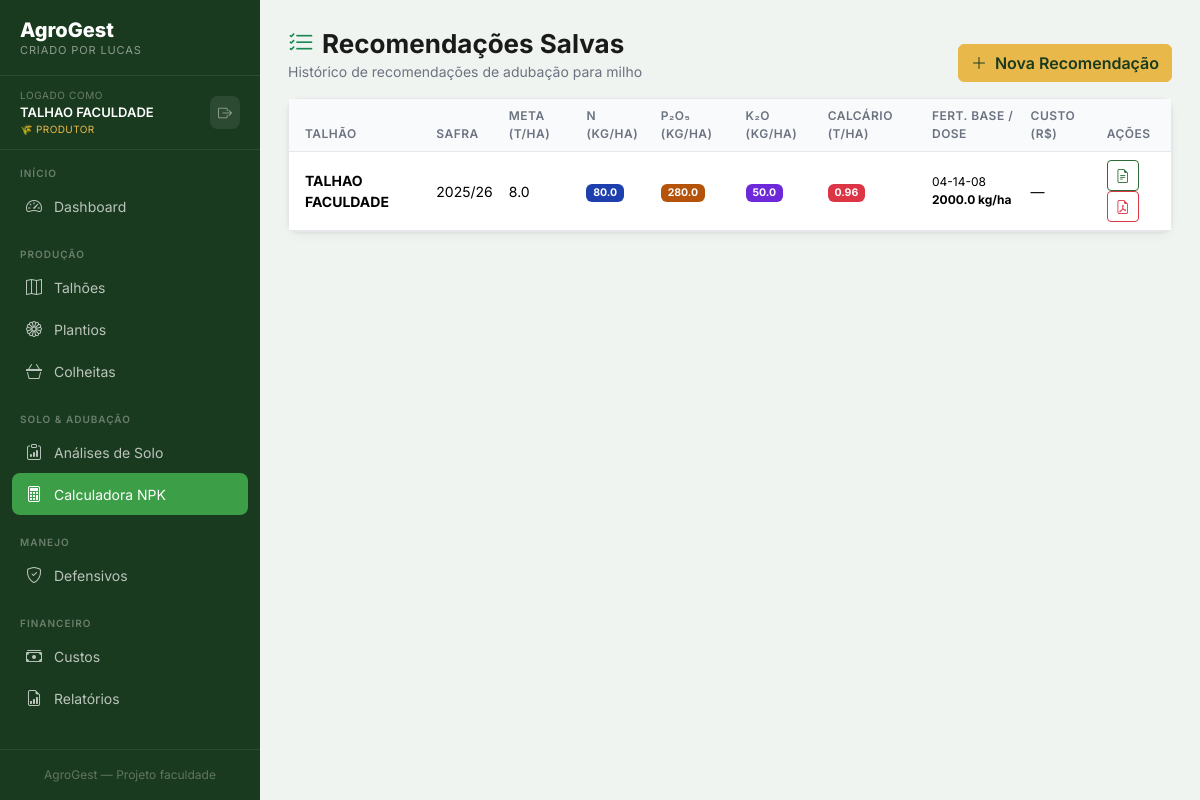
Page /adubacao/recomendacoes (signed in) on the committed database.
### tables this page shows
CREATE TABLE talhoes (
    id INTEGER PRIMARY KEY AUTOINCREMENT,
    usuario_id INTEGER NOT NULL,            -- ← isolamento por usuário
    nome TEXT NOT NULL,
    area_ha REAL NOT NULL,
    localizacao TEXT,
    tipo_solo TEXT,
    observacoes TEXT,
    criado_em TIMESTAMP DEFAULT CURRENT_TIMESTAMP,
    FOREIGN KEY (usuario_id) REFERENCES usuarios(id)
);

CREATE TABLE recomendacoes_adubacao (
    id INTEGER PRIMARY KEY AUTOINCREMENT,
    talhao_id INTEGER NOT NULL,
    analise_solo_id INTEGER,
    safra TEXT NOT NULL,
    meta_produtividade REAL,
    n_recomendado REAL, p2o5_recomendado REAL,
    k2o_recomendado REAL, necessidade_calcario REAL,
    fertilizante_base TEXT, dose_base REAL,
    fertilizante_cobertura TEXT, dose_cobertura REAL,
    custo_estimado REAL, observacoes TEXT,
    criado_em TIMESTAMP DEFAULT CURRENT_TIMESTAMP,
    FOREIGN KEY (talhao_id) REFERENCES talhoes(id),
    FOREIGN KEY (analise_solo_id) REFERENCES analises_solo(id)
);

### modules/adubacao.py (the view)
@adubacao_bp.route('/recomendacoes')
@login_required
def recomendacoes():
    db = get_db()
    recs = db.execute("""
        SELECT r.*, t.nome as talhao_nome
        FROM recomendacoes_adubacao r
        JOIN talhoes t ON t.id = r.talhao_id
        WHERE t.usuario_id = ?
        ORDER BY r.criado_em DESC
    """, (uid(),)).fetchall()
    return render_template(
        'adubacao/recomendacoes.html',
        recomendacoes=recs
    )

### auth.py (called while the page is built)
def login_required(f):
    @wraps(f)
    def decorated(*args, **kwargs):
        if 'usuario_id' not in session:
            flash('Faça login para continuar.', 'warning')
            return redirect(url_for('auth.login'))
        return f(*args, **kwargs)
    return decorated

### database.py (called while the page is built)
def get_db(app=None):
    from flask import current_app
    if app:
        db = sqlite3.connect(app.config['DATABASE'], detect_types=sqlite3.PARSE_DECLTYPES)
        db.row_factory = sqlite3.Row
        return db
    if 'db' not in g:
        g.db = sqlite3.connect(
            current_app.config['DATABASE'],
            detect_types=sqlite3.PARSE_DECLTYPES
        )
        g.db.row_factory = sqlite3.Row
    return g.db

### modules/adubacao.py (called while the page is built)
def uid():
    return session['usuario_id']

### templates/adubacao/recomendacoes.html (shortened to what this page needs)
{% extends "base.html" %}
{% block content %}
<div class="page-header d-flex justify-content-between align-items-center">
    <div>
        <h1 class="page-title"><i class="bi bi-list-check me-2 text-success"></i>Recomendações Salvas</h1>
        <p class="page-subtitle">Histórico de recomendações de adubação para milho</p>
    </div>
    <a href="{{ url_for('adubacao.nova_recomendacao') }}" class="btn btn-gold">
        <i class="bi bi-plus-lg me-2"></i>Nova Recomendação
    </a>
</div>
<div class="card">
    <div class="card-body p-0">
        {% if recomendacoes %}
        <div class="table-responsive">
            <table class="table table-hover mb-0">
                <thead>
                    <tr>
                        <th class="ps-3">Talhão</th>
                        <th>Safra</th>
                        <th>Meta (t/ha)</th>
                        <th>N (kg/ha)</th>
                        <th>P₂O₅ (kg/ha)</th>
                        <th>K₂O (kg/ha)</th>
                        <th>Calcário (t/ha)</th>
                        <th>Fert. Base / Dose</th>
                        <th>Custo (R$)</th>
                        <th>Ações</th>
                    </tr>
                </thead>
                <tbody>
                    {% for r in recomendacoes %}
                    <tr>
                        <td class="ps-3 fw-bold">{{ r.talhao_nome }}</td>
                        <td>{{ r.safra }}</td>
                        <td>{{ r.meta_produtividade }}</td>
                        <td><span class="badge" style="background:#1e40af">{{ r.n_recomendado }}</span></td>
                        <td><span class="badge" style="background:#b45309">{{ r.p2o5_recomendado }}</span></td>
                        <td><span class="badge" style="background:#6d28d9">{{ r.k2o_recomendado }}</span></td>
                        <td>{% if r.necessidade_calcario > 0 %}<span class="badge bg-danger">{{ r.necessidade_calcario }}</span>{% else %}<span class="text-muted">—</span>{% endif %}</td>
                        <td style="font-size:12px;">{{ r.fertilizante_base }}<br><strong>{{ r.dose_base }} kg/ha</strong></td>
                        <td>{% if r.custo_estimado %}<strong>R$ {{ "%.0f"|format(r.custo_estimado) }}</strong>{% else %}—{% endif %}</td>
                        <td>
                            <a href="{{ url_for('relatorios.relatorio_adubacao', rec_id=r.id) }}"
                               class="btn btn-sm btn-outline-primary" title="Relatório">
                                <i class="bi bi-file-earmark-text"></i>
                            </a>
                            <a href="{{ url_for('relatorios.pdf_adubacao', rec_id=r.id) }}"
                               class="btn btn-sm btn-outline-danger" title="PDF" target="_blank">
                                <i class="bi bi-file-earmark-pdf"></i>
                            </a>
                        </td>
                    </tr>
                    {% endfor %}
                </tbody>
            </table>
        </div>
        {% endif %}
    </div>
</div>
{% endblock %}

### templates/base.html (shortened to what this page needs)
<!DOCTYPE html>
<html lang="pt-BR">
<head>
    <link href="https://cdnjs.cloudflare.com/ajax/libs/bootstrap/5.3.2/css/bootstrap.min.css" rel="stylesheet">
    <link href="https://cdnjs.cloudflare.com/ajax/libs/bootstrap-icons/1.11.3/font/bootstrap-icons.min.css" rel="stylesheet">
</head>
<body>
<nav class="sidebar">
    <a class="sidebar-brand" href="{{ url_for('dashboard.index') }}">
        <div class="brand-name">AgroGest</div>
        <div class="brand-sub">Criado por Lucas</div>
    </a>
    <div class="sidebar-user">
        <div class="sidebar-user-info">
            <div class="sidebar-user-label">Logado como</div>
            <div class="sidebar-user-name">{{ session.get('usuario_nome', 'Usuário') }}</div>
            <div class="sidebar-user-tipo">
                {% if session.get('usuario_tipo') == 'admin' %}
                    ⭐ Administrador
                {% else %}
                    🌾 Produtor
                {% endif %}
            </div>
        </div>
        <a href="{{ url_for('auth.logout') }}" class="btn-logout-sidebar" title="Sair">
            <i class="bi bi-box-arrow-right"></i>
        </a>
    </div>
    <div class="nav-section">
        <div class="nav-section-label">Início</div>
        <a class="nav-link {% if request.endpoint == 'dashboard.index' %}active{% endif %}"
           href="{{ url_for('dashboard.index') }}">
            <i class="bi bi-speedometer2"></i> Dashboard
        </a>
    </div>
    <div class="nav-section">
        <div class="nav-section-label">Produção</div>
        <a class="nav-link {% if 'talhoes' in request.endpoint %}active{% endif %}"
           href="{{ url_for('talhoes.index') }}">
            <i class="bi bi-map"></i> Talhões
        </a>
        <a class="nav-link {% if 'plantio' in request.endpoint %}active{% endif %}"
           href="{{ url_for('plantio.index') }}">
            <i class="bi bi-flower1"></i> Plantios
        </a>
        <a class="nav-link {% if 'colheita' in request.endpoint %}active{% endif %}"
           href="{{ url_for('colheita.index') }}">
            <i class="bi bi-basket3"></i> Colheitas
        </a>
    </div>
    <div class="nav-section">
        <div class="nav-section-label">Solo & Adubação</div>
        <a class="nav-link {% if 'analises' in request.endpoint %}active{% endif %}"
           href="{{ url_for('adubacao.analises') }}">
            <i class="bi bi-clipboard-data"></i> Análises de Solo
        </a>
        <a class="nav-link {% if 'recomendac' in request.endpoint %}active{% endif %}"
           href="{{ url_for('adubacao.recomendacoes') }}">
            <i class="bi bi-calculator"></i> Calculadora NPK
        </a>
    </div>
    <div class="nav-section">
        <div class="nav-section-label">Manejo</div>
        <a class="nav-link {% if 'defensivos' in request.endpoint %}active{% endif %}"
           href="{{ url_for('defensivos.index') }}">
            <i class="bi bi-shield-check"></i> Defensivos
        </a>
    </div>
    <div class="nav-section">
        <div class="nav-section-label">Financeiro</div>
        <a class="nav-link {% if 'custos' in request.endpoint %}active{% endif %}"
           href="{{ url_for('custos.index') }}">
            <i class="bi bi-cash-stack"></i> Custos
        </a>
        <a class="nav-link {% if 'relatorios' in request.endpoint %}active{% endif %}"
           href="{{ url_for('relatorios.index') }}">
            <i class="bi bi-file-earmark-bar-graph"></i> Relatórios
        </a>
    </div>
    <div class="sidebar-footer">
        AgroGest &mdash; Projeto faculdade
    </div>
</nav>
<main class="main-wrapper">
    {% block content %}{% endblock %}
</main>
</body>
</html>

### templates/base.html (style rules this page uses)
:root { --green-deep: #1a3a1f; --green-mid: #2d6a35; --green-bright: #3d9e48; --green-light: #6abf71; --gold: #e8b94a; --gold-light: #f5d87a; --cream: #faf7f0; --soil: #6b4423; --soil-light: #a0714f; --text-dark: #1a1a1a; --text-muted: #6b7280; --border: #e5e7eb; --shadow: 0 1px 3px rgba(0,0,0,.08), 0 4px 12px rgba(0,0,0,.04); --shadow-lg: 0 8px 24px rgba(0,0,0,.10); --radius: 12px; --bottom-nav-h: 64px; }
* { box-sizing: border-box; }
body { font-family: 'Inter', sans-serif; background: #f0f4f0; color: var(--text-dark); min-height: 100vh; }
.sidebar { width: 260px; min-height: 100vh; background: var(--green-deep); position: fixed; top: 0; left: 0; z-index: 1000; display: flex; flex-direction: column; overflow-y: auto; }
.sidebar-brand { padding: 20px 20px 16px; border-bottom: 1px solid rgba(255,255,255,.08); text-decoration: none; display: block; }
.brand-name { font-weight: 800; font-size: 20px; color: #fff; line-height: 1; }
.brand-sub { font-size: 11px; color: rgba(255,255,255,.5); text-transform: uppercase; letter-spacing: .08em; margin-top: 2px; }
.sidebar-user { padding: 12px 20px; border-bottom: 1px solid rgba(255,255,255,.08); display: flex; align-items: center; justify-content: space-between; gap: 8px; }
.sidebar-user-info { flex: 1; min-width: 0; }
.sidebar-user-label { font-size: 10px; color: rgba(255,255,255,.35); text-transform: uppercase; letter-spacing: .06em; }
.sidebar-user-name { font-size: 13px; font-weight: 600; color: #fff; white-space: nowrap; overflow: hidden; text-overflow: ellipsis; }
.sidebar-user-tipo { font-size: 10px; color: var(--gold); text-transform: uppercase; letter-spacing: .04em; }
.btn-logout-sidebar { background: rgba(255,255,255,.08); border: none; border-radius: 8px; color: rgba(255,255,255,.5); padding: 6px 8px; font-size: 14px; cursor: pointer; transition: all .15s; text-decoration: none; display: flex; align-items: center; }
.nav-section { padding: 16px 12px 4px; }
.nav-section-label { font-size: 10px; font-weight: 600; text-transform: uppercase; letter-spacing: .1em; color: rgba(255,255,255,.35); padding: 0 8px; margin-bottom: 4px; }
.sidebar .nav-link { display: flex; align-items: center; gap: 10px; padding: 9px 12px; border-radius: 8px; color: rgba(255,255,255,.7); font-size: 14px; font-weight: 400; text-decoration: none; transition: all .15s; }
.sidebar .nav-link.active { background: var(--green-bright); color: #fff; }
.sidebar .nav-link i { font-size: 16px; width: 20px; text-align: center; }
.sidebar-footer { margin-top: auto; padding: 16px; border-top: 1px solid rgba(255,255,255,.08); font-size: 12px; color: rgba(255,255,255,.3); text-align: center; }
.main-wrapper { margin-left: 260px; padding: 28px; min-height: 100vh; }
.page-title { font-weight: 700; font-size: 26px; color: var(--text-dark); margin: 0; }
.page-subtitle { color: var(--text-muted); font-size: 14px; margin-top: 2px; }
.card { background: #fff; border: 1px solid var(--border); border-radius: var(--radius); box-shadow: var(--shadow); }
.table { font-size: 14px; }
.table th { font-weight: 600; font-size: 12px; text-transform: uppercase; letter-spacing: .04em; color: var(--text-muted); background: #f9fafb; border-bottom: 1px solid var(--border); }
.table td { vertical-align: middle; border-color: var(--border); }
.btn-outline-primary { color: var(--green-mid); border-color: var(--green-mid); }
.btn-gold { background: var(--gold); border-color: var(--gold); color: var(--green-deep); font-weight: 600; }

### rows in the picture
talhoes: get "TALHAO FACULDADE"
recomendacoes_adubacao: talhao_nome "TALHAO FACULDADE", safra "2025/26", meta_produtividade "8.0", n_recomendado "80.0", p2o5_recomendado "280.0", k2o_recomendado "50.0", necessidade_calcario "0.96", fertilizante_base "04-14-08", dose_base "2000.0"
